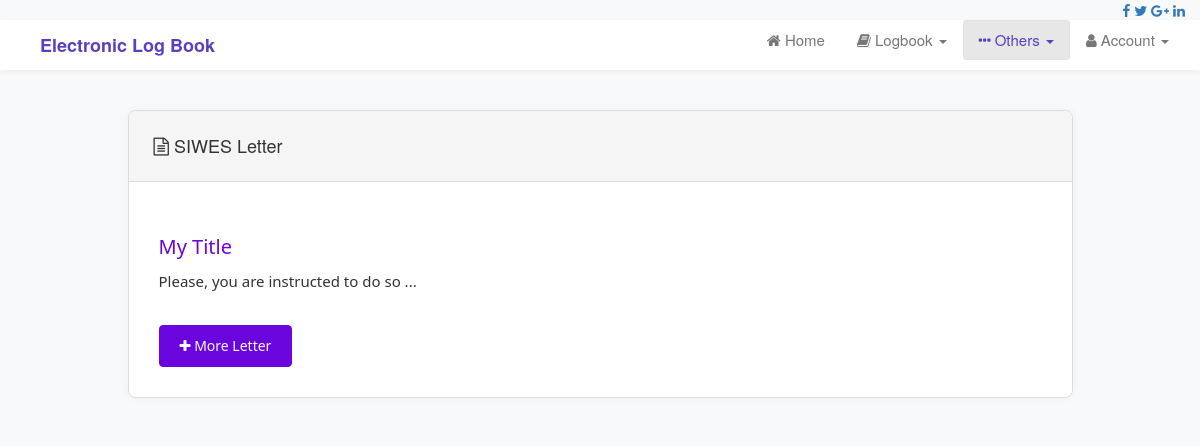
The app's page /siwes-letter.php (signed in) with its own data.
### tables this page shows
CREATE TABLE `tbl_acceptance_letter` (
  `id` int(11) NOT NULL,
  `title` varchar(100) NOT NULL,
  `body` text NOT NULL
);

### siwes-letter.php (the view, shortened to what this page needs)
<?php
include('server.php');
?>
<!DOCTYPE html>
<html>
<head>
    <link href="css/bootstrap.min.css" rel="stylesheet">
    <link rel="stylesheet" href="font-awesome/css/font-awesome.min.css" />
    <link rel="stylesheet" href="css/style.css" />
</head>
<body>
<?php include("student-menu.php"); ?>
<?php
$sql = "SELECT * FROM tbl_acceptance_letter LIMIT 1";
$query = mysqli_query($db, $sql);
$row = mysqli_fetch_assoc($query);
?>
<div class="container">
    <div class="row justify-content-center">
        <div class="col-md-10 col-md-offset-1">
            <div class="panel panel-default">
                <div class="panel-heading">
                    <h4><i class="fa fa-file-text-o"></i> SIWES Letter</h4>
                </div>
                <div class="panel-body">
                    <h3><small><?= htmlspecialchars($row['title']) ?></small></h3>
                    <p><?= nl2br(htmlspecialchars($row['body'])) ?></p>
                    <button type="button" class="btn btn-primary" id="moreLetter">
                        <i class="fa fa-plus"></i> More Letter
                    </button>
                </div>
            </div>
        </div>
    </div>
</div>
<?php include('includes/footer.php'); ?>
</body>
</html>

### css/style.css (style rules this page uses)
.btn-primary { background-color: #6a06dd !important; color: #f8f9fa !important; }

### siwes-letter.php (style rules this page uses)
body { background-color: #f8f9fa; }
.panel { border-radius: 8px; box-shadow: 0 0 10px rgba(0,0,0,0.05); margin-top: 40px; }
.panel-heading { background-color: #6a06dd; color: white; padding: 15px 25px; border-radius: 8px 8px 0 0; }
.panel-body { background-color: #fff; color: #333; padding: 30px; border-radius: 0 0 8px 8px; font-size: 15px; font-family: 'Segoe UI', sans-serif; line-height: 1.8; }
h3 small { color: #6a06dd; font-size: 20px; }
.btn-primary { background-color: #6a06dd; border-color: #6a06dd; padding: 10px 20px; margin-top: 20px; border-radius: 4px; }

### records on screen
tbl_acceptance_letter: title "My Title", body "Please, you are instructed to do so ..."
